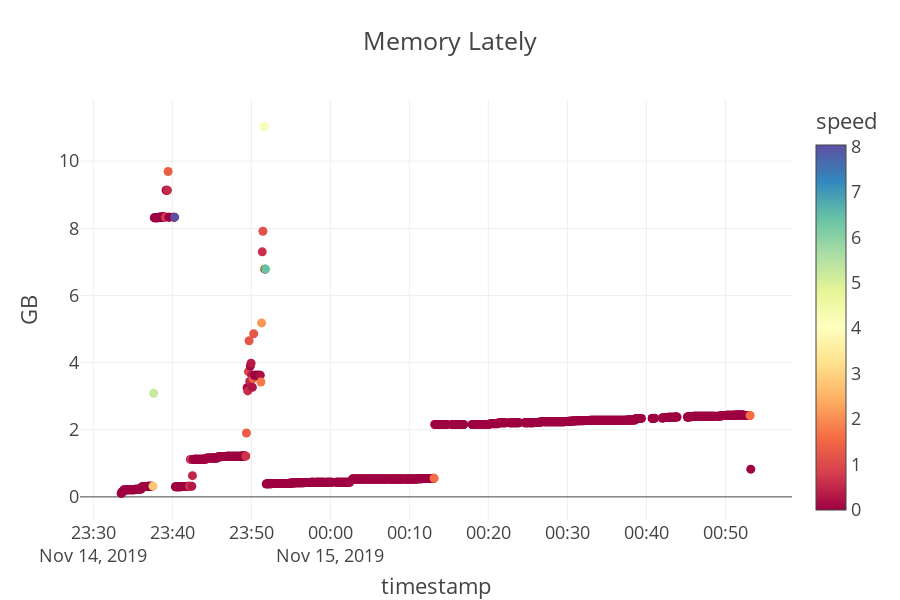

Source (notebook cell):
### Code cell
clear_output()
def mem_fig():
    memory = get_memory()
    mem_fig = px.scatter(memory, x="timestamp", y="GB", color="speed", color_continuous_scale=px.colors.diverging.Spectral,template="presentation", title="Memory Lately")
    return mem_fig
mem_fig()

### Figure 1 — Plotly figure (JSON) as saved in the notebook; plotly's stock layout.template omitted (floating-point values rounded to 4 significant figures; data arrays with more than 128 entries replaced by an {"elided": "..."} marker saying what was removed)
{"data": [{"hoverlabel": {"namelength": 0}, "hovertemplate": "timestamp=%{x}<br>GB=%{y}<br>speed=%{marker.color}", "legendgroup": "", "marker": {"color": {"elided": "871 float values"}, "coloraxis": "coloraxis", "symbol": "circle"}, "mode": "markers", "name": "", "showlegend": false, "type": "scatter", "x": {"elided": "871 str values"}, "xaxis": "x", "y": {"elided": "871 float values"}, "yaxis": "y"}], "layout": {"coloraxis": {"colorbar": {"title": {"text": "speed"}}, "colorscale": [[0, "rgb(158,1,66)"], [0.1, "rgb(213,62,79)"], [0.2, "rgb(244,109,67)"], [0.3, "rgb(253,174,97)"], [0.4, "rgb(254,224,139)"], [0.5, "rgb(255,255,191)"], [0.6, "rgb(230,245,152)"], [0.7, "rgb(171,221,164)"], [0.8, "rgb(102,194,165)"], [0.9, "rgb(50,136,189)"], [1, "rgb(94,79,162)"]]}, "height": 600, "legend": {"tracegroupgap": 0}, "title": {"text": "Memory Lately"}, "xaxis": {"anchor": "y", "domain": [0, 1], "title": {"text": "timestamp"}}, "yaxis": {"anchor": "x", "domain": [0, 1], "title": {"text": "GB"}}}}
